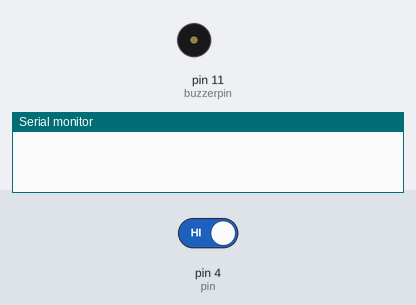
Recording of a sketch running on a simulated Arduino Uno, built with avr-gcc and run on an emulated ATmega328P. On the bench: buzzer (waves = sounding, pin HIGH), the last lines printed to the serial monitor. Inputs (shaded band) come from the test bench; at power-on: pin 4 (pin) HIGH.

Above: at 1.2 s.
1.3 s: pin 4 (pin) driven LOW
At 1.4 s:
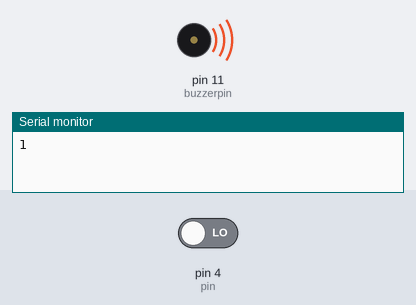
Timing chart, 0 to 4.3 s (numbered marks = the images above; inputs shaded):
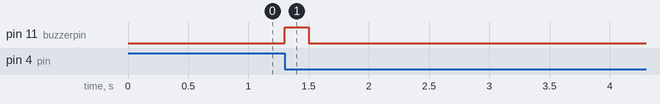

Measured:
- after the input at 1.3 s, pin 11 (buzzerpin): LOW → HIGH at once, → LOW 0.20 s later

The sketch:

ir.ino
```cpp
int pin=4;
int buzzerpin=11;
int i=0;
bool prevstate=false;
void setup() {
  // put your setup code here, to run once:
pinMode(pin,INPUT);
pinMode(buzzerpin,OUTPUT);
Serial.begin(9600);
}

void loop() {
  // put your main code here, to run repeatedly:
  if(digitalRead(pin)==LOW && !prevstate ){
    i++;
    Serial.println(i);
digitalWrite(buzzerpin,HIGH);
    delay(200);
digitalWrite(buzzerpin,LOW);
prevstate=true;
  }
  if(digitalRead(pin)==HIGH){
prevstate=false;

  }
}
```
